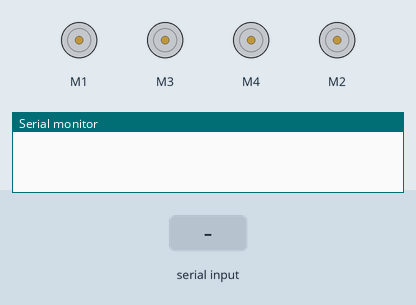
The sketch below on a simulated Arduino Uno, built with avr-gcc and run on an emulated ATmega328P. Parts: 4 × DC motor (green arrow = forward, orange = backward, longer = faster), the last lines printed to the serial monitor. The inputs (shaded band) are chosen by the test bench.

Above: at 1.2 s.
1.3 s: "Forward" received over the second serial link
At 2.1 s:
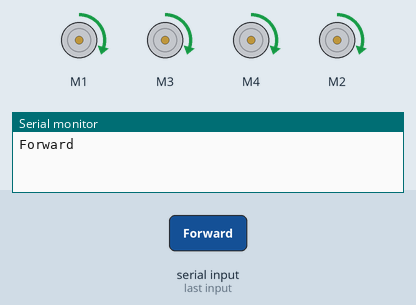
2.8 s: "Backward" received over the second serial link
At 3.2 s:
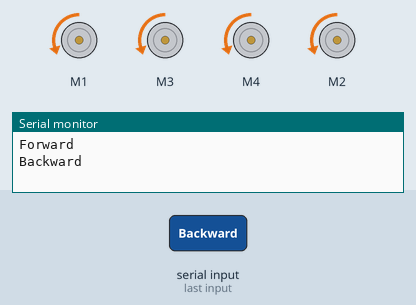
4.3 s: "SidewaysRight" received over the second serial link
At 5.5 s:
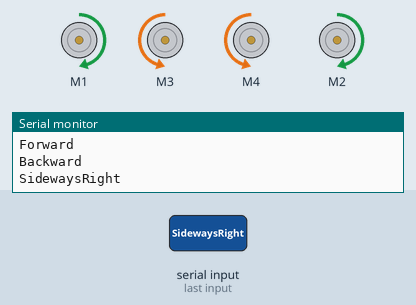
5.8 s: "SidewaysLeft" received over the second serial link
At 6.7 s:
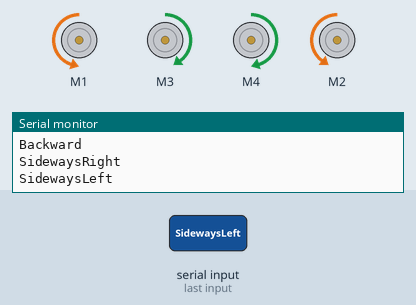
7.3 s: "RotateLeft" received over the second serial link
At 7.8 s:
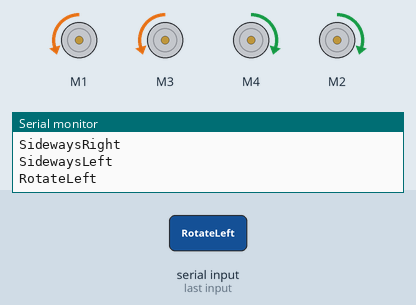
8.8 s: "RotateRight" received over the second serial link
At 10.2 s:
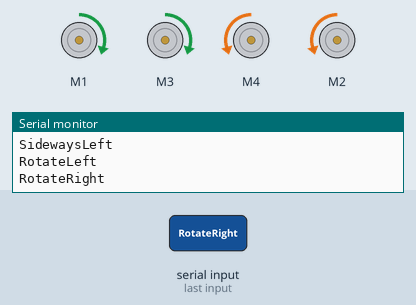
Timing chart, 0 to 11.3 s (numbered marks = the images above; inputs shaded):
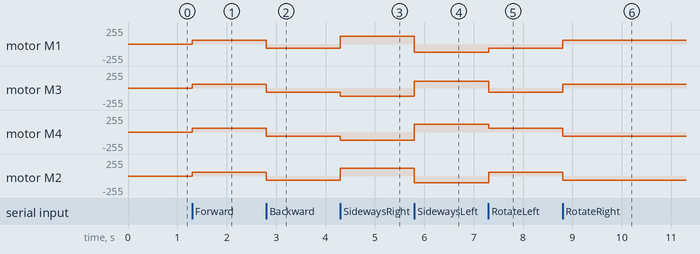

The sketch:

omni_wheels.ino
```cpp
#include <Wire.h>
#include <SoftwareSerial.h>
#include <Adafruit_MotorShield.h>
#include "utility/Adafruit_MS_PWMServoDriver.h"

#define MAXCHAR 30

SoftwareSerial Bluetooth(2, 3); // Arduino(RX, TX) - HC-05 Bluetooth (TX, RX)

Adafruit_MotorShield AFMS = Adafruit_MotorShield();

Adafruit_DCMotor *LeftFrontWheel  = AFMS.getMotor(1);
Adafruit_DCMotor *RightFrontWheel   = AFMS.getMotor(2);
Adafruit_DCMotor *LeftBackWheel = AFMS.getMotor(3);
Adafruit_DCMotor *RightBackWheel  = AFMS.getMotor(4);

int defaultSpeed = 60;
char message[MAXCHAR] ;
int index = 0;
String cmd = "";
void setup() {

  Serial.begin(115200);
  // put your setup code here, to run once:
  AFMS.begin();

  LeftFrontWheel->setSpeed(defaultSpeed);
  LeftBackWheel->setSpeed(defaultSpeed);

  RightBackWheel->setSpeed(defaultSpeed);
  RightFrontWheel->setSpeed(defaultSpeed);

  Bluetooth.begin(115200); // Default baud rate of the Bluetooth module
  Bluetooth.setTimeout(1);
  delay(20);

}

void loop() {

  // put your main code here, to run repeatedly:
  if(Bluetooth.available())  // If the bluetooth sent any characters
  {
    while(Bluetooth.available()){

        message[index] = (char)Bluetooth.read();  // Add the character to the message buffer
       // Serial.println(index);
        index++;
        if( index > MAXCHAR ){
          index =0;
          break;
        }


    }
    Serial.println( message);
    index = 0;
    String msg = message;

    clearMessage();

    setSpeed();

    if(msg.equals("Forward")){
        moveForward();
    }
    else if( msg.equals("Backward")){
        moveBackward();
    }
    else if( msg.equals("SidewaysRight")){
        moveSidewaysRight();
    }
    else if( msg.equals("SidewaysLeft")){
        moveSidewaysLeft();
    }
    else if( msg.equals("RotateLeft")){
       rotateLeft();
    }
    else if( msg.equals("RotateRight")){
       rotateRight();
    }
    else if( msg.equals("RightForward")){
        moveRightForward();
    }
    else if( msg.equals("LeftForward")){
        moveLeftForward();
    }
    else if( msg.equals("Stop")){
        motorStop();
    }

    delay(10);

  }
}
void moveForward()
{
   LeftFrontWheel->run(FORWARD);
   LeftBackWheel->run(FORWARD);

   RightFrontWheel->run(FORWARD);
   RightBackWheel->run(FORWARD);

}
void moveBackward() {

   LeftFrontWheel->run(BACKWARD);
   LeftBackWheel->run(BACKWARD);

   RightFrontWheel->run(BACKWARD);
   RightBackWheel->run(BACKWARD);

}
void moveSidewaysRight() {

   LeftFrontWheel->setSpeed(120);
   LeftBackWheel->setSpeed(120);

   RightBackWheel->setSpeed(120);
   RightFrontWheel->setSpeed(120);

   LeftFrontWheel->run(FORWARD);
   LeftBackWheel->run(BACKWARD);

   RightFrontWheel->run(FORWARD);
   RightBackWheel->run(BACKWARD);

}
void moveSidewaysLeft() {

   LeftFrontWheel->setSpeed(120);
   LeftBackWheel->setSpeed(100);

   RightFrontWheel->setSpeed(100);
   RightBackWheel->setSpeed(120);


   LeftFrontWheel->run(BACKWARD);
   LeftBackWheel->run(FORWARD);

   RightFrontWheel->run(BACKWARD);
   RightBackWheel->run(FORWARD);

}
void rotateLeft() {

   LeftFrontWheel->run(BACKWARD);
   LeftBackWheel->run(BACKWARD);

   RightFrontWheel->run(FORWARD);
   RightBackWheel->run(FORWARD);

}
void rotateRight() {

   LeftFrontWheel->run(FORWARD);
   LeftBackWheel->run(FORWARD);

   RightFrontWheel->run(BACKWARD);
   RightBackWheel->run(BACKWARD);

}
void moveRightForward() {

   LeftFrontWheel->run(FORWARD);
  // LeftBackWheel->run(FORWARD);

 //  RightFrontWheel->run(BACKWARD);
   RightBackWheel->run(BACKWARD);

}
void moveRightBackward() {

  // LeftFrontWheel->run(FORWARD);
   LeftBackWheel->run(BACKWARD);

   RightFrontWheel->run(BACKWARD);
 //  RightBackWheel->run(BACKWARD);

}
void moveLeftForward() {
  // LeftFrontWheel->run(FORWARD);
   LeftBackWheel->run(FORWARD);

   RightFrontWheel->run(FORWARD);
 //  RightBackWheel->run(BACKWARD);
}
void moveLeftBackward() {

   LeftFrontWheel->run(BACKWARD);
  // LeftBackWheel->run(FORWARD);

 //  RightFrontWheel->run(FORWARD);
   RightBackWheel->run(BACKWARD);
}
void motorStop(){

   LeftFrontWheel->run(RELEASE);
   LeftBackWheel->run(RELEASE);

   RightFrontWheel->run(RELEASE);
   RightBackWheel->run(RELEASE);
}
void clearMessage()
{
    for(int i=0 ;i< MAXCHAR; i++){
       message[i] = (char)0;
    }
}
void setSpeed()
{
   LeftFrontWheel->setSpeed(defaultSpeed);
  LeftBackWheel->setSpeed(defaultSpeed);

  RightBackWheel->setSpeed(defaultSpeed);
  RightFrontWheel->setSpeed(defaultSpeed);
}
```

Measured:
- after the input at 1.3 s, motor M1, motor M3, motor M4, motor M2: stopped → forward 60/255 at once
- after the input at 2.8 s, motor M1, motor M3, motor M4, motor M2: forward 60/255 → backward 60/255 at once
- after the input at 4.3 s, motor M1, motor M2: backward 60/255 → forward 120/255 at once; motor M3, motor M4: backward 60/255 → backward 120/255 at once
- after the input at 5.8 s, motor M1: forward 120/255 → backward 120/255 at once; motor M3: backward 120/255 → forward 100/255 at once; motor M4: backward 120/255 → forward 120/255 at once; motor M2: forward 120/255 → backward 100/255 at once
- after the input at 7.3 s, motor M1: backward 120/255 → backward 60/255 at once; motor M3: forward 100/255 → backward 60/255 at once; motor M4: forward 120/255 → forward 60/255 at once; motor M2: backward 100/255 → forward 60/255 at once
- after the input at 8.8 s, motor M1, motor M3: backward 60/255 → forward 60/255 at once; motor M4, motor M2: forward 60/255 → backward 60/255 at once
